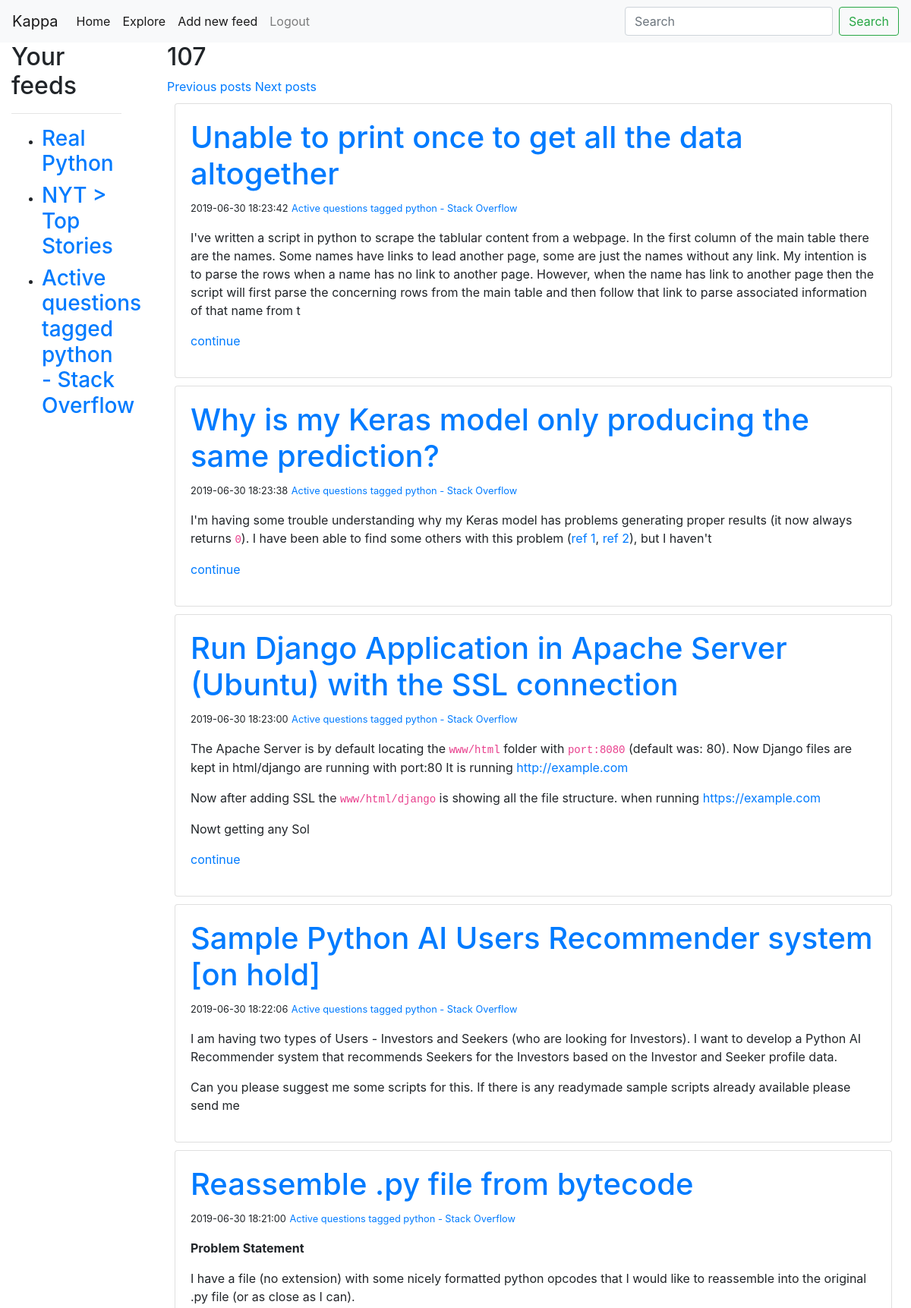
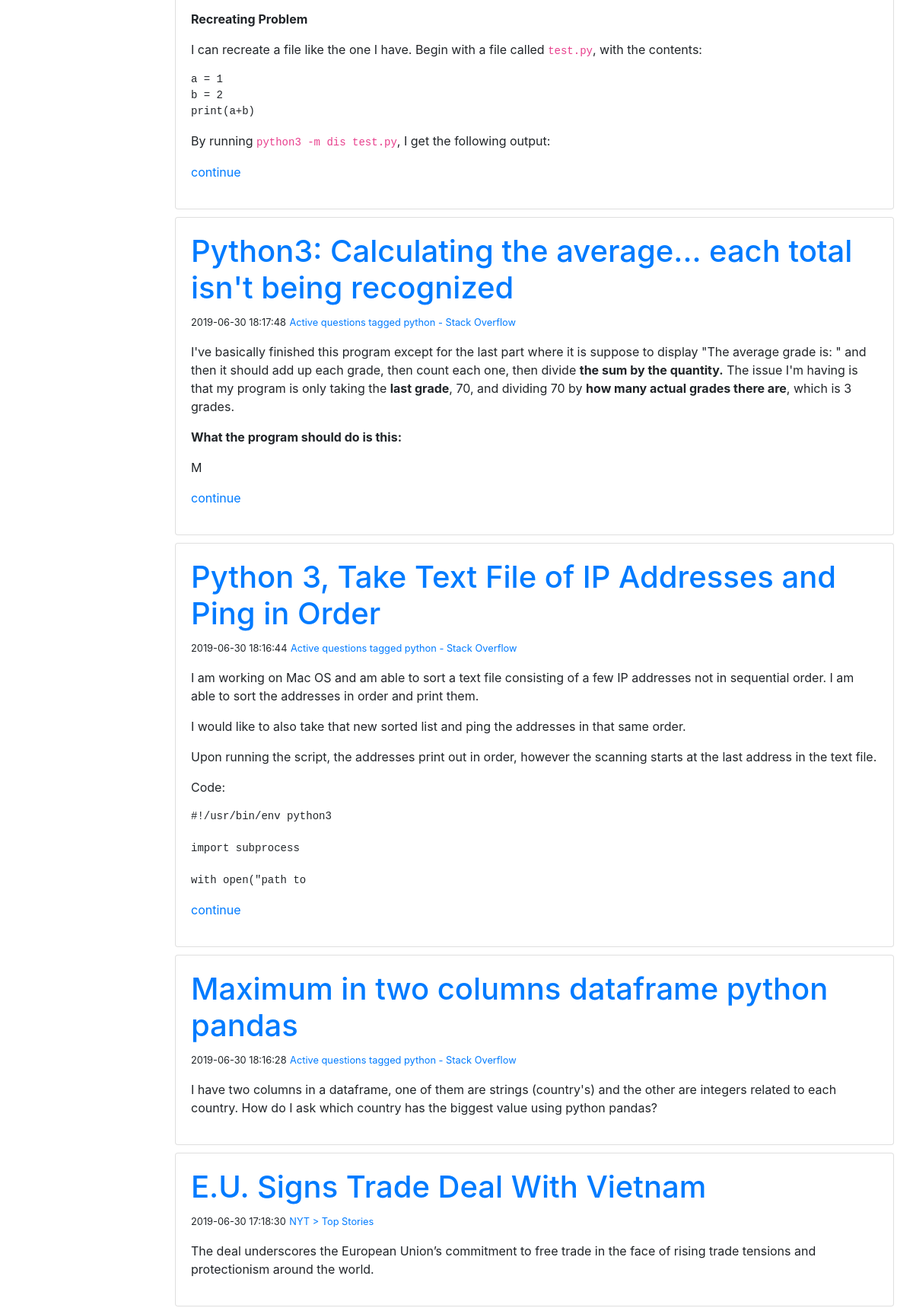
Page /?page=2 (signed in, upper part) on the committed database (2 pictures, top to bottom).
### rss_reader/models.py (models this page shows, shortened)
class User(db.Model, UserMixin):
    id = db.Column(db.Integer, primary_key=True)
    username = db.Column(db.String(64), index=True, unique=True)
    email = db.Column(db.String(128), index=True, unique=True)
    password_hash = db.Column(db.String(128))
    feeds = db.relationship(
        "RssFeed", secondary=feeds, lazy="dynamic", backref="followers"
    )
    def get_feed_entries(self):  # to improve
        if len(self.feeds.all()) == 0:
            return []
        first_entry = self.feeds.all()[0].posts
        entries = []
        for entry in self.feeds.all()[1:]:
            entries.append(entry.posts)
        entries = first_entry.union(*entries)
        return entries.order_by(RssEntry.date.desc())

class RssFeed(db.Model):
    title = db.Column(db.String(128))
    id = db.Column(db.Integer, primary_key=True)
    link = db.Column(db.String(128), unique=True)
    posts = db.relationship("RssEntry", backref="feed_file", lazy="dynamic")

class RssEntry(db.Model):
    id = db.Column(db.Integer, primary_key=True)
    href = db.Column(db.String(128), unique=True)
    feed_id = db.Column(db.ForeignKey("rss_feed.id"))
    title = db.Column(db.String(128))
    date = db.Column(db.DateTime, index=True)
    content = db.Column(db.String(1024))  # I will cut every entry

### rss_reader/routes.py (the view)
@app.route("/", methods=["GET", "POST"])
@login_required
def index():
    page = request.args.get("page", 1, type=int)
    feeds = current_user.get_feed_entries()
    feed_length = feeds.count()
    feeds = feeds.paginate(page, 25, False)
    next_url = url_for("index", page=feeds.next_num) if feeds.has_next else None
    prev_url = url_for("index", page=feeds.prev_num) if feeds.has_prev else None
    return render_template(
        "index.html",
        feeds=feeds.items,
        length=feed_length,
        prev_url=prev_url,
        next_url=next_url,
    )

### rss_reader/models.py (called while the page is built)
@login.user_loader
def load_user(id):
    return User.query.get(int(id))

### rss_reader/routes.py (called while the page is built)
@app.before_request
def before_request():
    pass

### rss_reader/templates/index.html (shortened to what this page needs)
{% extends "base.html" %}
{% block content %}
<h2>{{length}}</h2>
{% if prev_url %}
<a href="{{ prev_url }}">Previous posts</a>
{% endif %}
{% if next_url %}
<a href="{{ next_url }}">Next posts</a>
{% endif %}
{% for feed in feeds %}
<div class="card" style="margin: 10px">
  <div class="card-body">
    <h1><a href="{{feed.href}}">{{feed.title}}</a></h1>
    <small>{{feed.date}}</small>
    <small><a href="{{ url_for('feed', feed_id=feed.feed_file.id) }}">{{feed.feed_file.title}}</a></small>
    <p>{{feed.content|safe}}
      {% if feed.content|length > 500 %}
      <a href="{{feed.href}}"> continue</a>
      {% endif %}
    </p>
  </div>
</div>
{% endfor %}
{% endblock content %}
{% block sidebar %}
<div class="col-2">
  <div class="container">
    <h2>Your feeds</h2>
    <hr>
    <ul>
      {% for feed in current_user.feeds.all() %}
        <li>
          <a href="{{ url_for('feed', feed_id=feed.id) }}"><h3>{{feed.title}}</h3></a>
        </li>
      {% endfor %}
    </ul>
  </div>
</div>
{% endblock sidebar %}

### rss_reader/templates/base.html (shortened to what this page needs)
<!doctype html>
<html lang="en">
  <head>
    <link rel="stylesheet" href="https://stackpath.bootstrapcdn.com/bootstrap/4.3.1/css/bootstrap.min.css">
  </head>
  <body>
    <nav class="navbar navbar-expand-lg navbar-light bg-light">
      <a class="navbar-brand" href="#">{{current_user.username}}</a>
      <div class="collapse navbar-collapse" id="navbarSupportedContent">
        <ul class="navbar-nav mr-auto">
          <li class="nav-item active">
            <a class="nav-link" href="{{ url_for('index') }}">Home</a>
          </li>
          <li class="nav-item active">
            <a class="nav-link" href="{{ url_for('explore') }}">Explore</a>
          </li>
          {% if current_user.is_anonymous %}
          <li class="nav-item">
            <a class="nav-link" href="{{ url_for('login') }}">Login</a>
          </li>
          {% else %}
          <div class="nav-item active">
            <a class="nav-link" href="{{ url_for('add') }}">Add new feed</a>
          </div>
            <a class="nav-link" href="{{ url_for('logout') }}">Logout</a>
          </div>
          {% endif %}
        <form class="form-inline my-2 my-lg-0" method="get" action="{{ url_for('explore') }}">
          <input class="form-control mr-sm-2" type="search" placeholder="Search" aria-label="Search" name="q">
          <button class="btn btn-outline-success my-2 my-sm-0" type="submit">Search</button>
        </form>
    </nav>
    <div class="row">
      {% block sidebar %}{% endblock %}
      <div class="col-10">
        <div class="container">
          {% block content %}{% endblock %}
        </div>
      </div>
    </div>
  </body>
</html>

### rows in the picture
User: username "Kappa"
RssFeed: title "Real Python"
RssFeed: title "NYT > Top Stories"
RssFeed: title "Active questions tagged python - Stack Overflow"
RssEntry: title "Unable to print once to get all the data altogether", date "2019-06-30 18:23:42", feed_file "Active questions tagged python - Stack Overflow", content "I've written a script in python to scrape the tablular content from a webpage. In the first column of the main table there are the names. Some names have links to lead another page, some are just the names without any link. My intention is to parse the rows when a name has no link to another page. However, when the name has link to another page then the script will first parse the concerning rows from the main table and then follow that link to parse associated information of that name from t"
RssEntry: title "Why is my Keras model only producing the same prediction?", date "2019-06-30 18:23:38", feed_file "Active questions tagged python - Stack Overflow", content "I'm having some trouble understanding why my Keras model has problems generating proper results (it now always returns 0 ). I have been able to find some others with this problem ( ref 1 , ref 2 ), but I haven't"
RssEntry: title "Run Django Application in Apache Server (Ubuntu) with the SSL connection", date "2019-06-30 18:23:00", feed_file "Active questions tagged python - Stack Overflow", content "The Apache Server is by default locating the www/html folder with port:8080 (default was: 80). Now Django files are kept in html/django are running with port:80 It is running http://example.com Now after adding SSL the www/html/django is showing all the file structure. when running https://example.com Nowt getting any Sol"
RssEntry: title "Sample Python AI Users Recommender system [on hold]", date "2019-06-30 18:22:06", feed_file "Active questions tagged python - Stack Overflow", content "I am having two types of Users - Investors and Seekers (who are looking for Investors). I want to develop a Python AI Recommender system that recommends Seekers for the Investors based on the Investor and Seeker profile data. Can you please suggest me some scripts for this. If there is any readymade sample scripts already available please send me"
RssEntry: title "Reassemble .py file from bytecode", date "2019-06-30 18:21:00", feed_file "Active questions tagged python - Stack Overflow", content "Problem Statement I have a file (no extension) with some nicely formatted python opcodes that I would like to reassemble into the original .py file (or as close as I can). Recreating Problem I can recreate a file like the one I have. Begin with a file called test.py , with the contents: a = 1 b = 2 print(a+b) By running python3 -m dis test.py , I get the following output:"
RssEntry: title "Python3: Calculating the average... each total isn't being recognized", date "2019-06-30 18:17:48", feed_file "Active questions tagged python - Stack Overflow", content "I've basically finished this program except for the last part where it is suppose to display \"The average grade is: \" and then it should add up each grade, then count each one, then divide the sum by the quantity. The issue I'm having is that my program is only taking the last grade , 70, and dividing 70 by how many actual grades there are , which is 3 grades. What the program should do is this: M"
RssEntry: title "Python 3, Take Text File of IP Addresses and Ping in Order", date "2019-06-30 18:16:44", feed_file "Active questions tagged python - Stack Overflow", content "I am working on Mac OS and am able to sort a text file consisting of a few IP addresses not in sequential order. I am able to sort the addresses in order and print them. I would like to also take that new sorted list and ping the addresses in that same order. Upon running the script, the addresses print out in order, however the scanning starts at the last address in the text file. Code: #!/usr/bin/env python3 import subprocess with open(\"path to"
RssEntry: title "Maximum in two columns dataframe python pandas", date "2019-06-30 18:16:28", feed_file "Active questions tagged python - Stack Overflow", content "I have two columns in a dataframe, one of them are strings (country's) and the other are integers related to each country. How do I ask which country has the biggest value using python pandas?"
RssEntry: title "E.U. Signs Trade Deal With Vietnam", date "2019-06-30 17:18:30", feed_file "NYT > Top Stories", content "The deal underscores the European Union’s commitment to free trade in the face of rising trade tensions and protectionism around the world."

### other values in the picture
{{ length }} "107"
